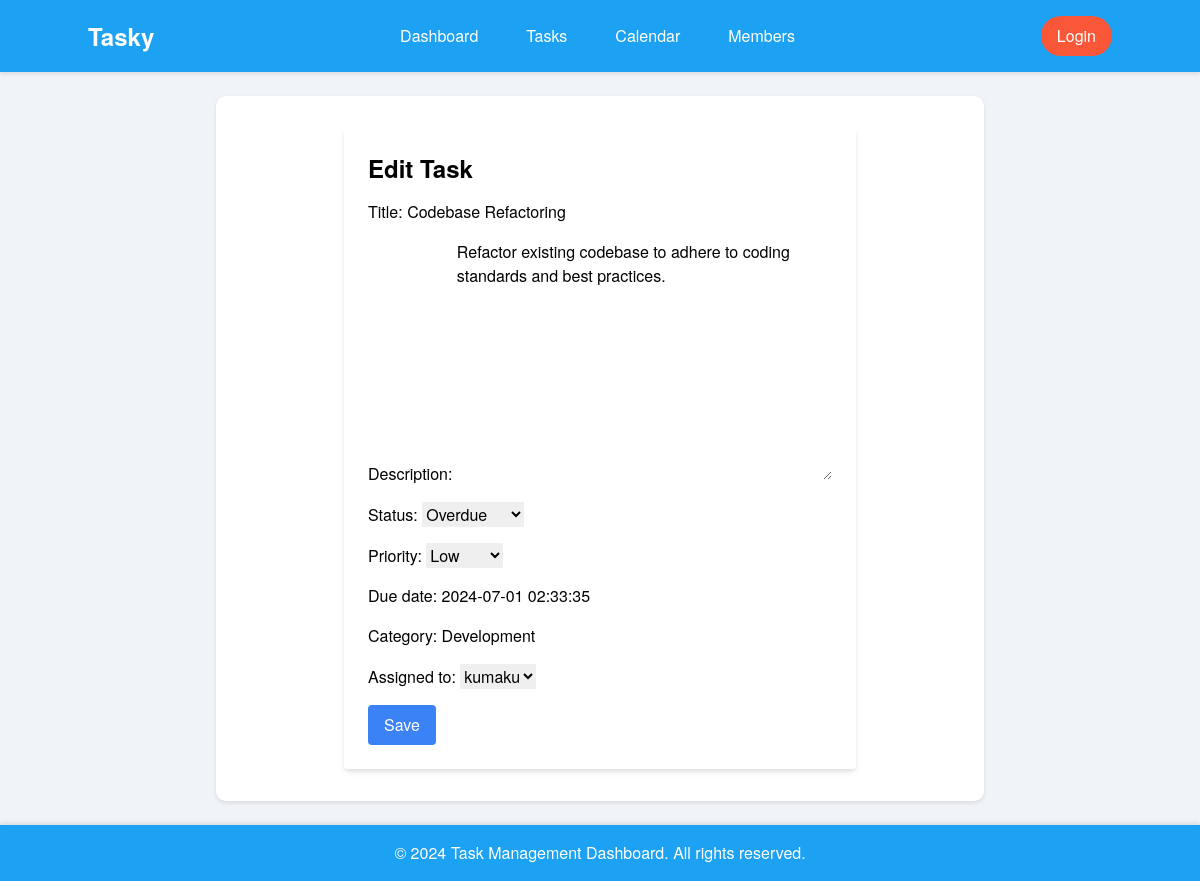
The page /task/4/edit/ on the database its author committed.
### tasks/models.py (models this page shows, shortened)
class Task(models.Model):
    STATUS_CHOICES = [
        ('In Progress', 'In Progress'),
        ('Completed', 'Completed'),
        ('Overdue', 'Overdue'),
    ]
    PRIORITY_CHOICES = [
        ('Low', 'Low'),
        ('Medium', 'Medium'),
        ('High', 'High'),
    ]
    title = models.CharField(max_length=200)
    description = models.TextField()
    status = models.CharField(max_length=20, choices=STATUS_CHOICES, default='In Progress')
    priority = models.CharField(max_length=20, choices=PRIORITY_CHOICES, default='Medium')
    due_date = models.DateTimeField()
    category = models.CharField(max_length=100)
    assigned_to = models.ForeignKey(User, on_delete=models.CASCADE)

### tasks/views.py (the view)
# urls.py: path('task/<int:pk>/edit/', TaskUpdateView.as_view(), name='task_update'),
class TaskUpdateView(UpdateView):
    model = Task
    form_class = TaskForm
    template_name = 'tasks/task_form.html'
    success_url = reverse_lazy('task_list')

### tasks/forms.py
class TaskForm(forms.ModelForm):
    class Meta:
        model = Task
        fields = ['title', 'description', 'status', 'priority', 'due_date', 'category', 'assigned_to']

### tasks/templates/tasks/task_form.html (shortened to what this page needs)
{% extends "base.html" %}
{% block content %}
<div class="max-w-lg mx-auto p-6 bg-white rounded shadow-md">
    <h2 class="text-2xl font-bold mb-4">{{ form.instance.pk|yesno:"Edit Task,New Task" }}</h2>
    <form method="post" class="space-y-4">
        {{ form.as_p }}
        <button type="submit" class="bg-blue-500 text-white py-2 px-4 rounded hover:bg-blue-600 transition duration-300">Save</button>
    </form>
</div>
{% endblock %}

### tasks/templates/base.html (style rules this page uses)
body { font-family: 'Helvetica Neue', Helvetica, Arial, sans-serif; background-color: #f0f4f8; }

### rows shown on the page
Task: instance.pk "Edit Task", title "Codebase Refactoring", description "Refactor existing codebase to adhere to coding standards and best practices.", status "Overdue", priority "Low", due_date "2024-07-01 02:33:35", category "Development", assigned_to "kumaku"
